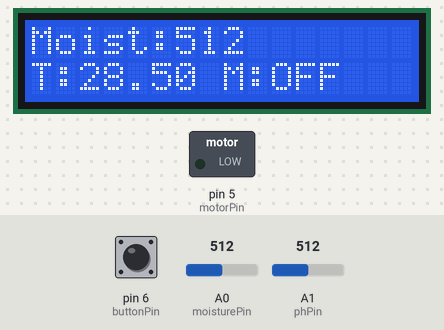
Recording of a sketch running on a simulated Arduino Uno, built with avr-gcc and run on an emulated ATmega328P. On the bench: 16×2 character LCD, switched loads named in the sketch (green lamp = pin HIGH). The test bench sets the inputs (shaded band); at power-on: A0 (moisturePin) = 512, pin 6 (buttonPin) HIGH, A1 (phPin) = 512.

Above: at 3.2 s.
3.3 s: A0 (moisturePin) set to 412
At 7.9 s:
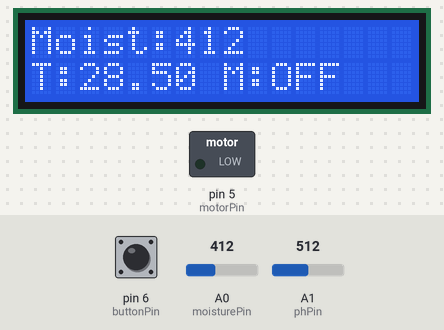
8.9 s: A0 (moisturePin) set to 389
At 13.5 s:
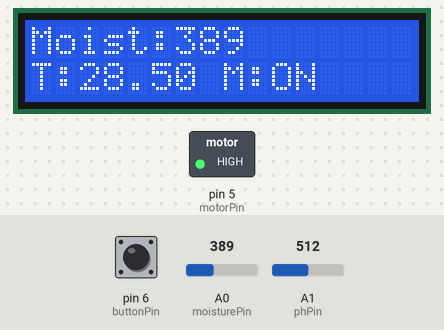
14.5 s: pin 6 (buttonPin) pulled LOW for 3 s
At 18.0 s:
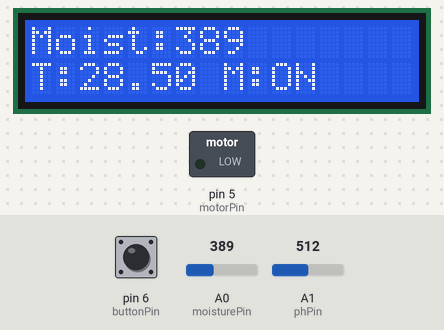
20.1 s: A0 (moisturePin) set to 410
At 24.4 s:
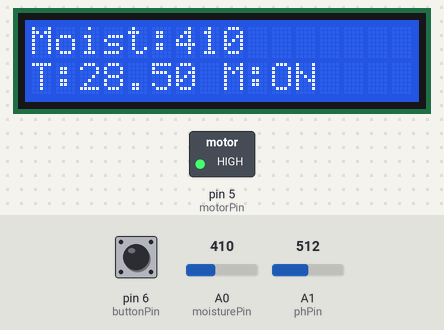
25.7 s: pin 6 (buttonPin) pulled LOW for 3 s
At 29.6 s:
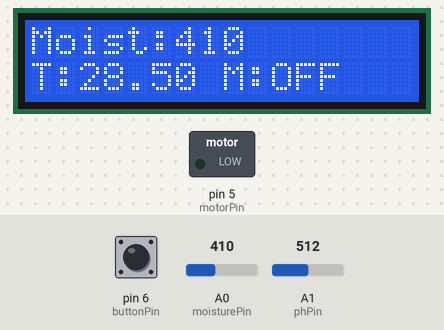
31.3 s: pin 6 (buttonPin) driven LOW
At 34.6 s:
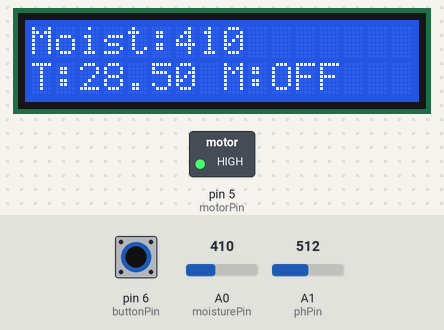
Timing chart, 0 to 36.1 s (numbered marks = the images above; inputs shaded):
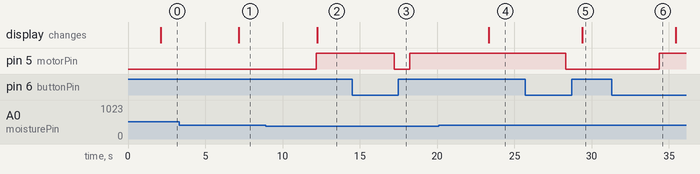

Measured:
- the behaviour switches between 400 and 399 on A0 (moisturePin) (found by bisection; images 1 and 2)
- after the input at 3.3 s, the display: changes after 3.9 s (image 1)
- after the input at 8.9 s, pin 5 (motorPin): LOW → HIGH after 3.3 s; the display: changes after 3.3 s (image 2)
- after the input at 14.5 s, pin 5 (motorPin): HIGH → LOW after 2.7 s, → HIGH 1.0 s later
- after the input at 20.1 s, the display: changes after 3.2 s (image 4)
- after the input at 25.7 s, pin 5 (motorPin): HIGH → LOW after 2.6 s; the display: changes after 3.7 s (image 5)
- after the input at 31.3 s, pin 5 (motorPin): LOW → HIGH after 3.1 s

The sketch:

irrigation.ino
```cpp
#include <Wire.h>
#include <LiquidCrystal_I2C.h>
#include <SoftwareSerial.h>

LiquidCrystal_I2C lcd(0x27, 16, 2);
SoftwareSerial espSerial(2, 3); // RX, TX

#define moisturePin A0
#define phPin A1
#define dhtPin 4
#define motorPin 5
#define buttonPin 6

float temperature, humidity;
int moisture, phValue;
bool motorOn = false;

void setup() {
  pinMode(motorPin, OUTPUT);
  pinMode(buttonPin, INPUT_PULLUP);
  digitalWrite(motorPin, LOW);

  Serial.begin(9600);
  espSerial.begin(9600);

  lcd.begin();
  lcd.backlight();
  lcd.print("Irrigation Init");
  delay(2000);
}

void loop() {
  // Read sensors
  moisture = analogRead(moisturePin);
  phValue = analogRead(phPin); // Dummy value for now

  // Simulate temp/humidity (replace with DHT sensor if available)
  temperature = 28.5;
  humidity = 45.0;

  // Check button
  if (digitalRead(buttonPin) == LOW) {
    motorOn = !motorOn;
    digitalWrite(motorPin, motorOn ? HIGH : LOW);
    delay(1000); // debounce
  }

  // Automatic control
  if (moisture < 400) {
    motorOn = true;
    digitalWrite(motorPin, HIGH);
  } else if (moisture > 700) {
    motorOn = false;
    digitalWrite(motorPin, LOW);
  }

  // Display
  lcd.clear();
  lcd.setCursor(0, 0);
  lcd.print("Moist:");
  lcd.print(moisture);
  lcd.setCursor(0, 1);
  lcd.print("T:");
  lcd.print(temperature);
  lcd.print(" M:");
  lcd.print(motorOn ? "ON " : "OFF");

  // Send data to ESP
  String data = String(moisture) + "," + String(phValue) + "," + String(temperature) + "," + String(humidity) + "," + (motorOn ? "1" : "0");
  espSerial.println(data);

  delay(5000);
}
```
